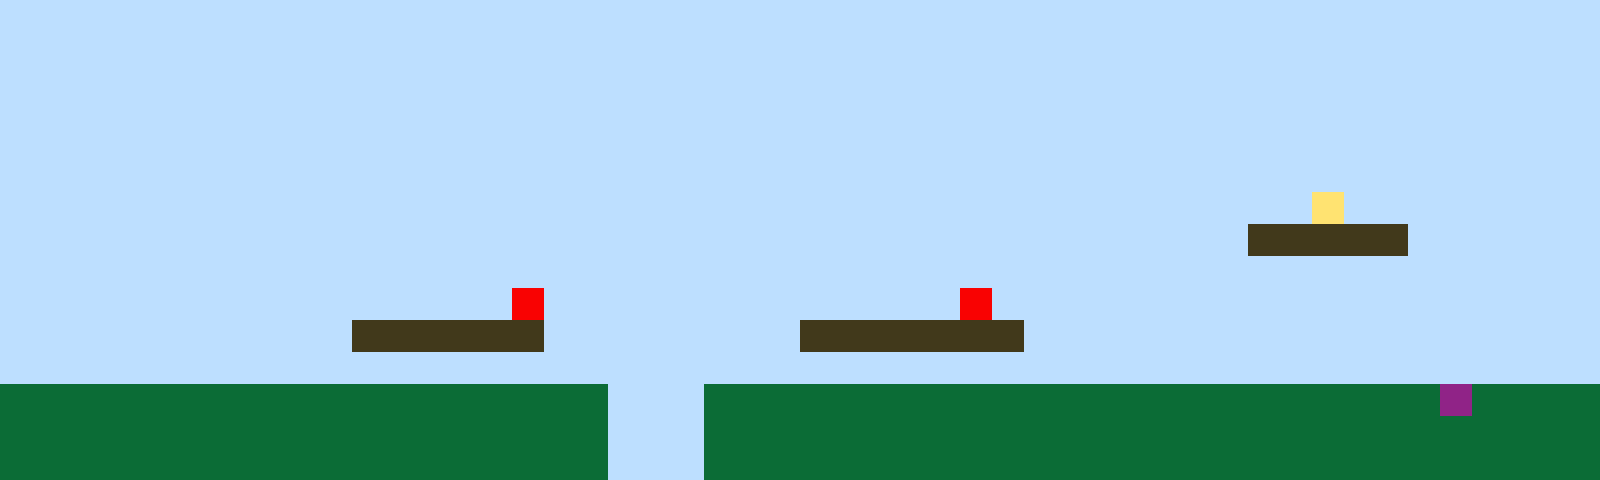

Tiled map render using the project's own tile images. Description and the whole map definition, tile-layer contents included, below:
An orthogonal 50x15 tile map with 32x32 px tiles, 1 tile layer (Tile Layer 1).

<map version="1.10" tiledversion="1.11.2" orientation="orthogonal" renderorder="right-up" width="50" height="15" tilewidth="32" tileheight="32" infinite="0" nextlayerid="2" nextobjectid="1"><editorsettings><export target="map1.csv" format="csv" /></editorsettings><tileset firstgid="1" name="sprites" tilewidth="32" tileheight="32" tilecount="6" columns="3"><image source="sprites.png" width="96" height="64" /></tileset><layer id="1" name="Tile Layer 1" width="50" height="15"><data encoding="csv">1,1,1,1,1,1,1,1,1,1,1,1,1,1,1,1,1,1,1,1,1,1,1,1,1,1,1,1,1,1,1,1,1,1,1,1,1,1,1,1,1,1,1,1,1,1,1,1,1,1,1,1,1,1,1,1,1,1,1,1,1,1,1,1,1,1,1,1,1,1,1,1,1,1,1,1,1,1,1,1,1,1,1,1,1,1,1,1,1,1,1,1,1,1,1,1,1,1,1,1,1,1,1,1,1,1,1,1,1,1,1,1,1,1,1,1,1,1,1,1,1,1,1,1,1,1,1,1,1,1,1,1,1,1,1,1,1,1,1,1,1,1,1,1,1,1,1,1,1,1,1,1,1,1,1,1,1,1,1,1,1,1,1,1,1,1,1,1,1,1,1,1,1,1,1,1,1,1,1,1,1,1,1,1,1,1,1,1,1,1,1,1,1,1,1,1,1,1,1,1,1,1,1,1,1,1,1,1,1,1,1,1,1,1,1,1,1,1,1,1,1,1,1,1,1,1,1,1,1,1,1,1,1,1,1,1,1,1,1,1,1,1,1,1,1,1,1,1,1,1,1,1,1,1,1,1,1,1,1,1,1,1,1,1,1,1,1,1,1,1,1,1,1,1,1,1,1,1,1,1,1,1,1,1,1,1,1,1,1,1,1,1,1,1,1,1,1,1,1,1,1,1,1,1,1,1,1,1,1,1,1,1,1,1,1,1,1,1,1,1,1,1,1,1,1,1,1,1,1,1,1,1,1,1,1,1,1,1,1,1,1,4,1,1,1,1,1,1,1,1,1,1,1,1,1,1,1,1,1,1,1,1,1,1,1,1,1,1,1,1,1,1,1,1,1,1,1,1,1,1,1,1,1,1,1,1,1,1,1,3,3,3,3,3,1,1,1,1,1,1,1,1,1,1,1,1,1,1,1,1,1,1,1,1,1,1,1,1,1,1,1,1,1,1,1,1,1,1,1,1,1,1,1,1,1,1,1,1,1,1,1,1,1,1,1,1,1,1,1,1,1,1,1,1,1,1,1,1,1,1,1,1,1,1,1,1,5,1,1,1,1,1,1,1,1,1,1,1,1,1,5,1,1,1,1,1,1,1,1,1,1,1,1,1,1,1,1,1,1,1,1,1,1,1,1,1,1,1,1,1,1,3,3,3,3,3,3,1,1,1,1,1,1,1,1,3,3,3,3,3,3,3,1,1,1,1,1,1,1,1,1,1,1,1,1,1,1,1,1,1,1,1,1,1,1,1,1,1,1,1,1,1,1,1,1,1,1,1,1,1,1,1,1,1,1,1,1,1,1,1,1,1,1,1,1,1,1,1,1,1,1,1,1,1,1,1,1,1,1,1,2,2,2,2,2,2,2,2,2,2,2,2,2,2,2,2,2,2,2,1,1,1,2,2,2,2,2,2,2,2,2,2,2,2,2,2,2,2,2,2,2,2,2,2,2,6,2,2,2,2,2,2,2,2,2,2,2,2,2,2,2,2,2,2,2,2,2,2,2,1,1,1,2,2,2,2,2,2,2,2,2,2,2,2,2,2,2,2,2,2,2,2,2,2,2,2,2,2,2,2,2,2,2,2,2,2,2,2,2,2,2,2,2,2,2,2,2,2,2,1,1,1,2,2,2,2,2,2,2,2,2,2,2,2,2,2,2,2,2,2,2,2,2,2,2,2,2,2,2,2</data></layer></map>
